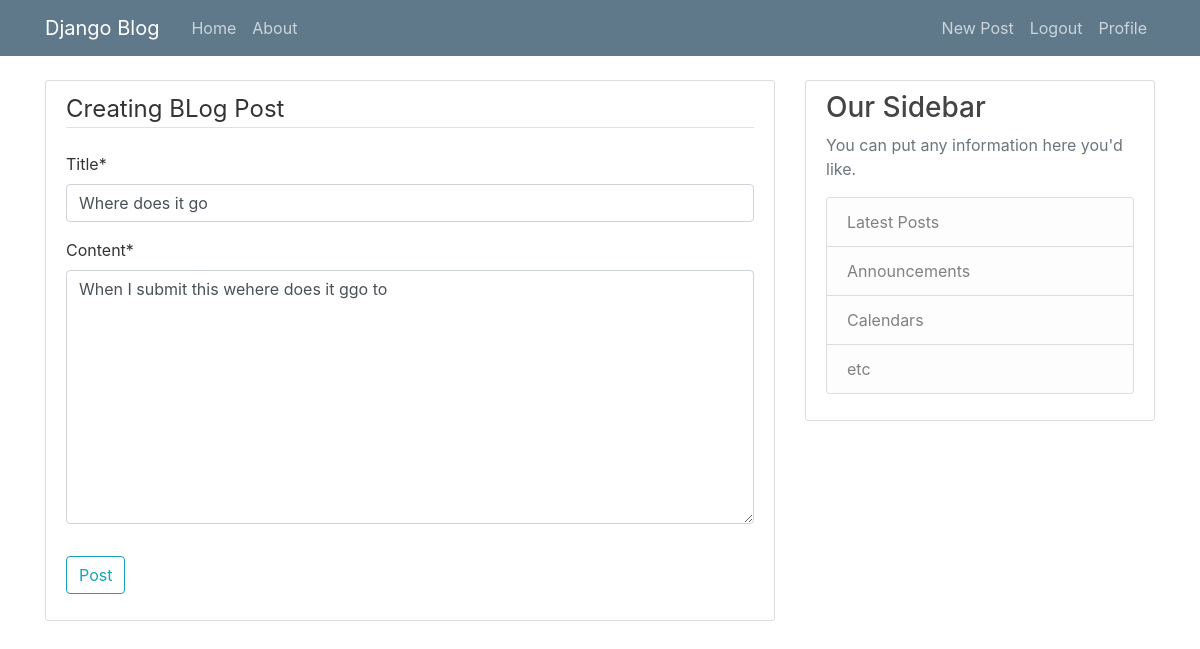
/post/13/update/ (signed in), run on the app's committed database.
### blog/models.py (models this page shows, shortened)
class Post(models.Model):
    title = models.CharField(max_length=100)
    content = models.TextField()
    date_posted = models.DateTimeField(default=timezone.now)
    author = models.ForeignKey(User, on_delete=models.CASCADE)

### blog/views.py (the view, shortened to what this page needs)
# urls.py: path('post/<int:pk>/update/', PostUpdateView.as_view(), name='post-update'),
class PostUpdateView(LoginRequiredMixin, UserPassesTestMixin, UpdateView):
    model = Post
    fields = ['title', 'content']
    def test_func(self):
        post = self.get_object()
        if self.request.user == post.author:
            return True
        return False

### blog/templates/blog/post_form.html (shortened to what this page needs)
{% extends "blog/base.html" %}
{% load crispy_forms_tags %}
{% block content %}
    <div class="content-section">
        <form method="post">
            <fieldset class="form-group">
                <legend class="border-bottom mb-4">Creating BLog Post</legend>
                {{ form|crispy }}
            </fieldset>
            <div class="form-group">
                <button class="btn btn-outline-info" type="submit">
                    Post
                </button>
            </div>
        </form>
    </div>
{% endblock content %}

### blog/static/blog/main.css (style rules this page uses)
body { background: fafafa; color: #333333; margin-top: 5rem; }
.content-section { background: #ffffff; padding: 10px 20px; border: 1px solid #dddddd; border-radius: 3px; margin-bottom: 20px; }

### data on the page
Post: title "Where does it go", content "When I submit this wehere does it ggo to"
